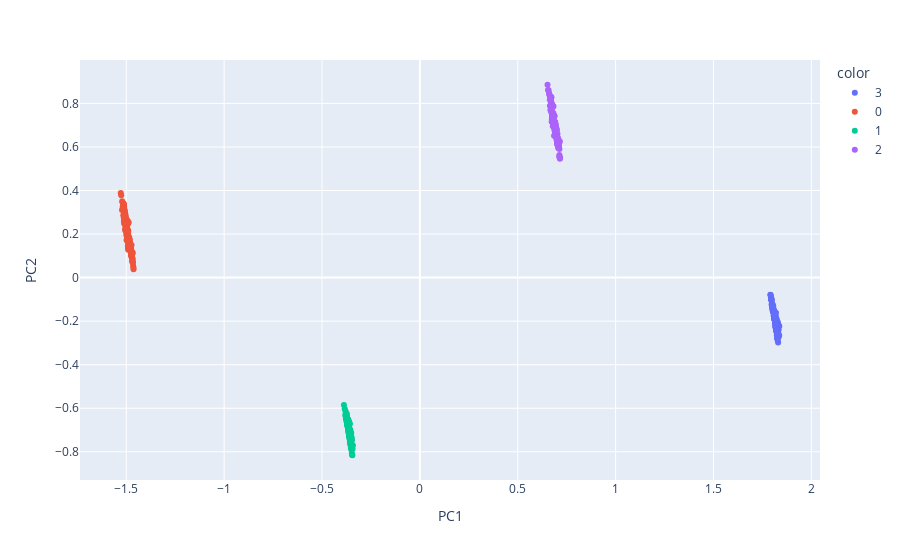

Source (notebook cell):
### Markdown cell above
# PCA --> Scatterplot Visualizations

### Code cell
from sklearn.decomposition import PCA
pca = PCA(n_components=2)

df_pca = pd.DataFrame(pca.fit_transform(df_seg_scaled), columns = ['PC1', 'PC2'])
df_pca['Cluster'] = df_seg_scaled['Cluster']

fig = px.scatter(df_pca, x='PC1', y='PC2', color=df_pca['Cluster'].astype(str))
fig.show()

### Figure 1 — Plotly figure (JSON) as saved in the notebook; plotly's stock layout.template omitted (floating-point values rounded to 4 significant figures; data arrays with more than 128 entries replaced by an {"elided": "..."} marker saying what was removed)
{"data": [{"hovertemplate": "color=3<br>PC1=%{x}<br>PC2=%{y}<extra></extra>", "legendgroup": "3", "marker": {"color": "#636efa", "symbol": "circle"}, "mode": "markers", "name": "3", "orientation": "v", "showlegend": true, "type": "scatter", "x": {"elided": "164 float values"}, "xaxis": "x", "y": {"elided": "164 float values"}, "yaxis": "y"}, {"hovertemplate": "color=0<br>PC1=%{x}<br>PC2=%{y}<extra></extra>", "legendgroup": "0", "marker": {"color": "#EF553B", "symbol": "circle"}, "mode": "markers", "name": "0", "orientation": "v", "showlegend": true, "type": "scatter", "x": {"elided": "229 float values"}, "xaxis": "x", "y": {"elided": "229 float values"}, "yaxis": "y"}, {"hovertemplate": "color=1<br>PC1=%{x}<br>PC2=%{y}<extra></extra>", "legendgroup": "1", "marker": {"color": "#00cc96", "symbol": "circle"}, "mode": "markers", "name": "1", "orientation": "v", "showlegend": true, "type": "scatter", "x": {"elided": "189 float values"}, "xaxis": "x", "y": {"elided": "189 float values"}, "yaxis": "y"}, {"hovertemplate": "color=2<br>PC1=%{x}<br>PC2=%{y}<extra></extra>", "legendgroup": "2", "marker": {"color": "#ab63fa", "symbol": "circle"}, "mode": "markers", "name": "2", "orientation": "v", "showlegend": true, "type": "scatter", "x": {"elided": "165 float values"}, "xaxis": "x", "y": {"elided": "165 float values"}, "yaxis": "y"}], "layout": {"autosize": true, "legend": {"title": {"text": "color"}, "tracegroupgap": 0}, "margin": {"t": 60}, "xaxis": {"anchor": "y", "autorange": true, "domain": [0, 1], "range": [-1.73, 2.038], "title": {"text": "PC1"}, "type": "linear"}, "yaxis": {"anchor": "x", "autorange": true, "domain": [0, 1], "range": [-0.9476, 1.018], "title": {"text": "PC2"}, "type": "linear"}}}
